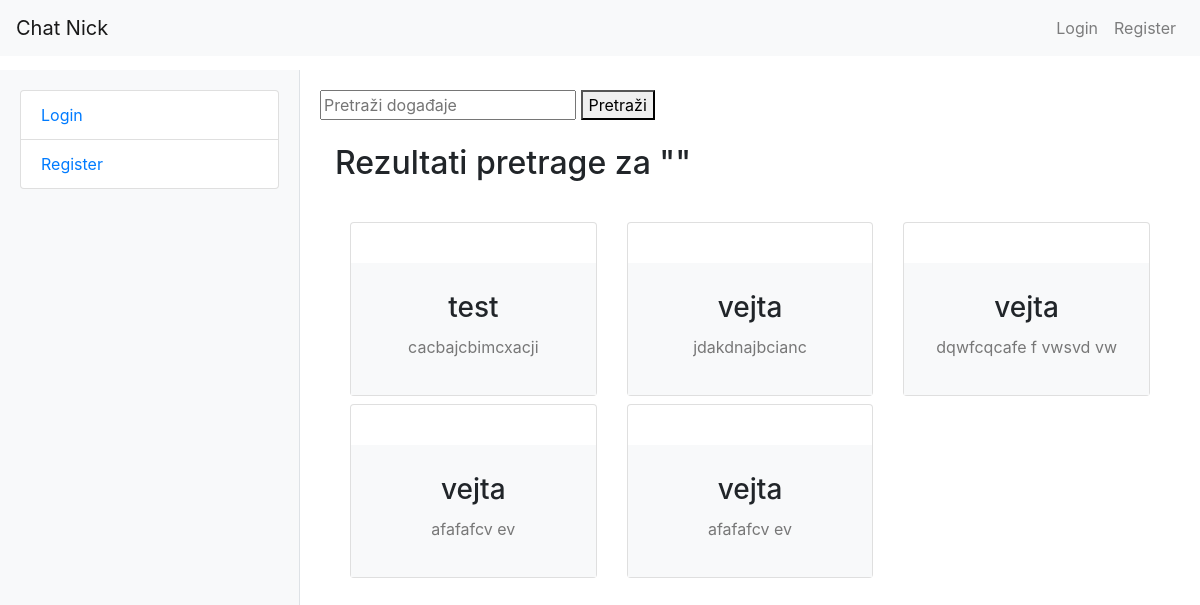
/pretraga_eventova/, run on the app's committed database.
### main/models.py (models this page shows)
class Event(models.Model):
    STATUS_CHOICES = [
        ('todo', 'To Do'),
        ('in_progress', 'In Progress'),
        ('done', 'Done'),
    ]
    name = models.CharField(max_length=255)
    creation_datetime = models.DateTimeField(auto_now_add=True)
    affected_brand = models.CharField(max_length=255)
    description = models.TextField(max_length=1500)
    malicious_url = models.URLField()
    malicious_domain_registration_date = models.DateField(default=date.today)  # Set default to today's date
    malicious_domain_dns_a = models.CharField(max_length=255)
    malicious_domain_dns_ns = models.CharField(max_length=255)
    malicious_domain_dns_mx = models.CharField(max_length=255)
    matching_keywords = models.TextField()
    status = models.CharField(max_length=20, choices=STATUS_CHOICES, default='todo')

### main/views.py (the view)
# urls.py: path('pretraga_eventova/', views.pretrazi_eventove, name='pretrazi_eventove'),
def pretrazi_eventove(request):
    query = request.GET.get('q', '')
    events = Event.objects.filter(name__icontains=query)
    return render(request, 'pretraga_eventova.html', {'query': query, 'events': events})

### main/templates/pretraga_eventova.html (shortened to what this page needs)
{% extends "landing.html" %}
{% block content %}
    <form action="{% url 'main:pretrazi_eventove' %}" method="get" class="search-form">
        <input type="text" name="q" placeholder="Pretraži događaje">
        <button type="submit">Pretraži</button>
    </form>
    <div class="container">
        <br/>
        <h2>Rezultati pretrage za "{{ query }}"</h2>
        <br/>
        <div class="container d-flex justify-content-center mt-50 mb-50">
            <div class="row">
                {% for event in events %}
                    <div class="col-md-4 mt-2">
                        <div class="card">
                            <div class="card-body">
                            </div>
                            <div class="card-body bg-light text-center">
                                <div class="mb-2">
                                    <h6 class="font-weight-semibold mb-2">
                                        <h3 href="#" class="text-default mb-2" data-abc="true">{{ event.name }}</h3>
                                    </h6>
                                </div>
                                <p style="color: #777; margin-top: 10px;">{{ event.description }}</p>
                            </div>
                        </div>
                    </div>
                {% empty %}
                    <p>Nema rezultata za pretragu.</p>
                {% endfor %}
            </div>
        </div>
    </div>
    <br/>
    <br/>
{% endblock %}

### main/templates/landing.html (style rules this page uses)
body { padding-top: 70px; }

### data on the page
Event: name "test", description "cacbajcbimcxacji"
Event: name "vejta", description "jdakdnajbcianc"
Event: name "vejta", description "dqwfcqcafe f vwsvd vw"
Event: name "vejta", description "afafafcv ev"
Event: name "vejta", description "afafafcv ev"
